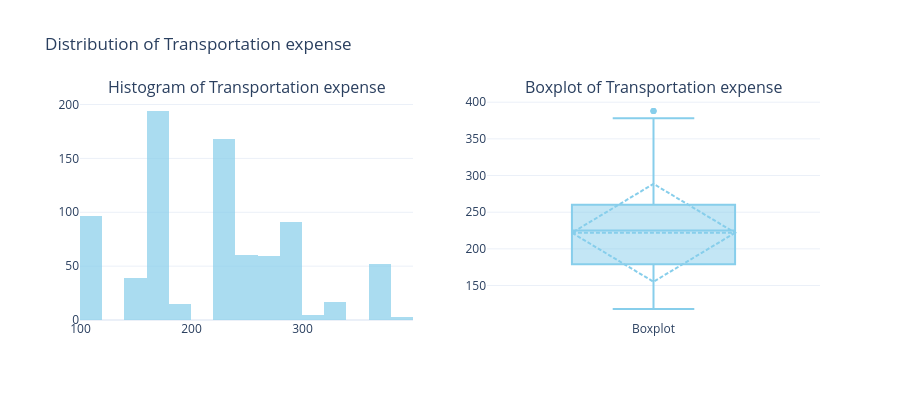
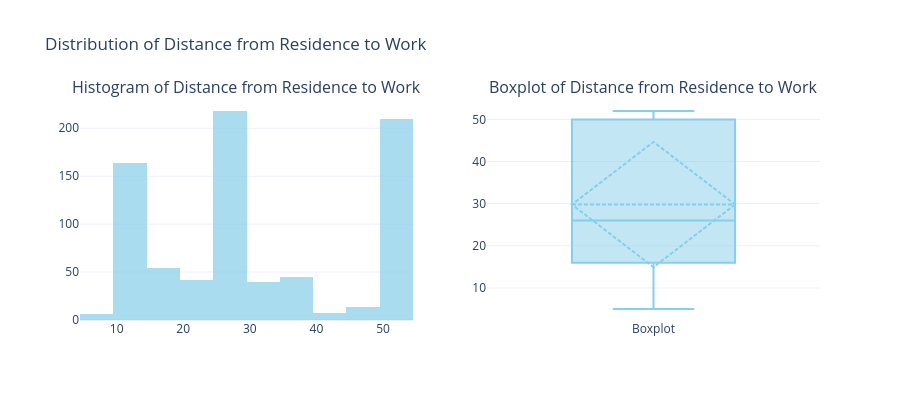
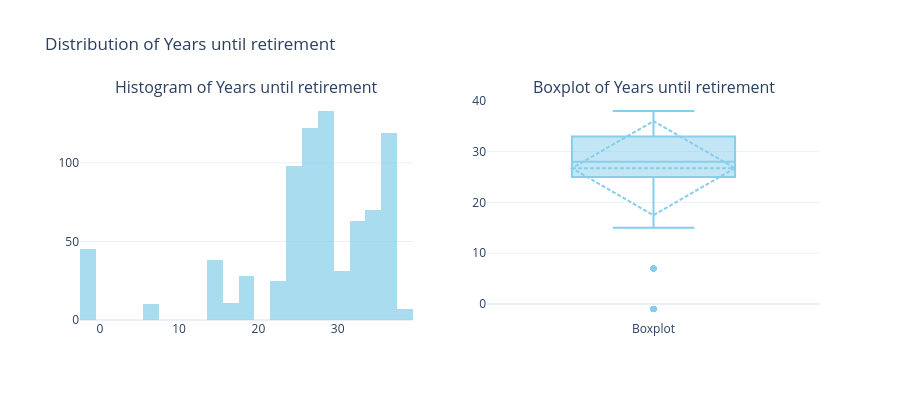
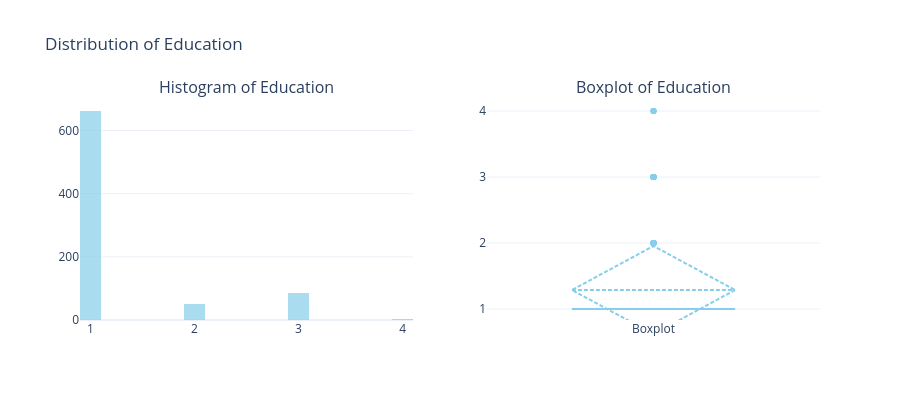

The cell these charts' notebook holds for them, in order:
### Markdown cell above
<a id="distributions"></a>

### **Distributions <font>**

### Code cell
plot_hist_and_box(abs)

### Figure 1 — Plotly figure (JSON) as saved in the notebook; plotly's stock layout.template omitted (floating-point values rounded to 4 significant figures; data arrays with more than 128 entries replaced by an {"elided": "..."} marker saying what was removed)
{"data": [{"marker": {"color": "skyblue"}, "name": "Histogram", "nbinsx": 20, "opacity": 0.7, "type": "histogram", "x": {"elided": "800 int values"}, "xaxis": "x", "yaxis": "y"}, {"boxmean": "sd", "marker": {"color": "skyblue"}, "name": "Boxplot", "type": "box", "xaxis": "x2", "y": {"elided": "800 int values"}, "yaxis": "y2"}], "layout": {"annotations": [{"font": {"size": 16}, "showarrow": false, "text": "Histogram of Transportation expense", "x": 0.225, "xanchor": "center", "xref": "paper", "y": 1, "yanchor": "bottom", "yref": "paper"}, {"font": {"size": 16}, "showarrow": false, "text": "Boxplot of Transportation expense", "x": 0.775, "xanchor": "center", "xref": "paper", "y": 1, "yanchor": "bottom", "yref": "paper"}], "height": 400, "showlegend": false, "title": {"text": "Distribution of Transportation expense"}, "width": 900, "xaxis": {"anchor": "y", "domain": [0, 0.45]}, "xaxis2": {"anchor": "y2", "domain": [0.55, 1]}, "yaxis": {"anchor": "x", "domain": [0, 1]}, "yaxis2": {"anchor": "x2", "domain": [0, 1]}}}

### Figure 2 — Plotly figure (JSON) as saved in the notebook; plotly's stock layout.template omitted (floating-point values rounded to 4 significant figures; data arrays with more than 128 entries replaced by an {"elided": "..."} marker saying what was removed)
{"data": [{"marker": {"color": "skyblue"}, "name": "Histogram", "nbinsx": 20, "opacity": 0.7, "type": "histogram", "x": {"elided": "800 int values"}, "xaxis": "x", "yaxis": "y"}, {"boxmean": "sd", "marker": {"color": "skyblue"}, "name": "Boxplot", "type": "box", "xaxis": "x2", "y": {"elided": "800 int values"}, "yaxis": "y2"}], "layout": {"annotations": [{"font": {"size": 16}, "showarrow": false, "text": "Histogram of Distance from Residence to Work", "x": 0.225, "xanchor": "center", "xref": "paper", "y": 1, "yanchor": "bottom", "yref": "paper"}, {"font": {"size": 16}, "showarrow": false, "text": "Boxplot of Distance from Residence to Work", "x": 0.775, "xanchor": "center", "xref": "paper", "y": 1, "yanchor": "bottom", "yref": "paper"}], "height": 400, "showlegend": false, "title": {"text": "Distribution of Distance from Residence to Work"}, "width": 900, "xaxis": {"anchor": "y", "domain": [0, 0.45]}, "xaxis2": {"anchor": "y2", "domain": [0.55, 1]}, "yaxis": {"anchor": "x", "domain": [0, 1]}, "yaxis2": {"anchor": "x2", "domain": [0, 1]}}}

### Figure 3 — Plotly figure (JSON) as saved in the notebook; plotly's stock layout.template omitted (floating-point values rounded to 4 significant figures; data arrays with more than 128 entries replaced by an {"elided": "..."} marker saying what was removed)
{"data": [{"marker": {"color": "skyblue"}, "name": "Histogram", "nbinsx": 20, "opacity": 0.7, "type": "histogram", "x": {"elided": "800 int values"}, "xaxis": "x", "yaxis": "y"}, {"boxmean": "sd", "marker": {"color": "skyblue"}, "name": "Boxplot", "type": "box", "xaxis": "x2", "y": {"elided": "800 int values"}, "yaxis": "y2"}], "layout": {"annotations": [{"font": {"size": 16}, "showarrow": false, "text": "Histogram of Years until retirement", "x": 0.225, "xanchor": "center", "xref": "paper", "y": 1, "yanchor": "bottom", "yref": "paper"}, {"font": {"size": 16}, "showarrow": false, "text": "Boxplot of Years until retirement", "x": 0.775, "xanchor": "center", "xref": "paper", "y": 1, "yanchor": "bottom", "yref": "paper"}], "height": 400, "showlegend": false, "title": {"text": "Distribution of Years until retirement"}, "width": 900, "xaxis": {"anchor": "y", "domain": [0, 0.45]}, "xaxis2": {"anchor": "y2", "domain": [0.55, 1]}, "yaxis": {"anchor": "x", "domain": [0, 1]}, "yaxis2": {"anchor": "x2", "domain": [0, 1]}}}

### Figure 4 — Plotly figure (JSON) as saved in the notebook; plotly's stock layout.template omitted (floating-point values rounded to 4 significant figures; data arrays with more than 128 entries replaced by an {"elided": "..."} marker saying what was removed)
{"data": [{"marker": {"color": "skyblue"}, "name": "Histogram", "nbinsx": 20, "opacity": 0.7, "type": "histogram", "x": {"elided": "800 int values"}, "xaxis": "x", "yaxis": "y"}, {"boxmean": "sd", "marker": {"color": "skyblue"}, "name": "Boxplot", "type": "box", "xaxis": "x2", "y": {"elided": "800 int values"}, "yaxis": "y2"}], "layout": {"annotations": [{"font": {"size": 16}, "showarrow": false, "text": "Histogram of Education", "x": 0.225, "xanchor": "center", "xref": "paper", "y": 1, "yanchor": "bottom", "yref": "paper"}, {"font": {"size": 16}, "showarrow": false, "text": "Boxplot of Education", "x": 0.775, "xanchor": "center", "xref": "paper", "y": 1, "yanchor": "bottom", "yref": "paper"}], "height": 400, "showlegend": false, "title": {"text": "Distribution of Education"}, "width": 900, "xaxis": {"anchor": "y", "domain": [0, 0.45]}, "xaxis2": {"anchor": "y2", "domain": [0.55, 1]}, "yaxis": {"anchor": "x", "domain": [0, 1]}, "yaxis2": {"anchor": "x2", "domain": [0, 1]}}}
